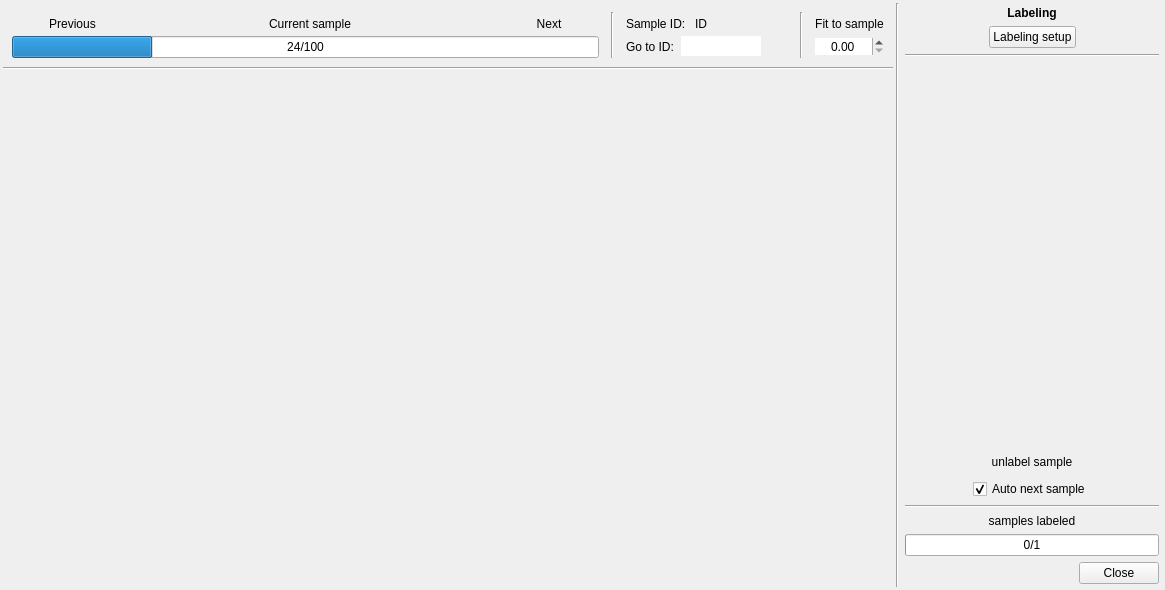
<?xml version="1.0" encoding="UTF-8"?>
<ui version="4.0">
 <class>Dialog</class>
 <widget class="QDialog" name="Dialog">
  <property name="geometry">
   <rect>
    <x>0</x>
    <y>0</y>
    <width>1165</width>
    <height>590</height>
   </rect>
  </property>
  <property name="windowTitle">
   <string>Response Design Window</string>
  </property>
  <layout class="QGridLayout" name="gridLayout">
   <property name="leftMargin">
    <number>0</number>
   </property>
   <property name="topMargin">
    <number>0</number>
   </property>
   <property name="rightMargin">
    <number>0</number>
   </property>
   <property name="bottomMargin">
    <number>0</number>
   </property>
   <property name="spacing">
    <number>0</number>
   </property>
   <item row="1" column="0" colspan="2">
    <widget class="QWidget" name="DialogContent" native="true">
     <layout class="QGridLayout" name="gridLayout_3">
      <property name="leftMargin">
       <number>3</number>
      </property>
      <property name="topMargin">
       <number>3</number>
      </property>
      <property name="rightMargin">
       <number>3</number>
      </property>
      <property name="bottomMargin">
       <number>3</number>
      </property>
      <property name="horizontalSpacing">
       <number>3</number>
      </property>
      <property name="verticalSpacing">
       <number>0</number>
      </property>
      <item row="0" column="0">
       <widget class="QWidget" name="widget_2" native="true">
        <property name="sizePolicy">
         <sizepolicy hsizetype="Preferred" vsizetype="Fixed">
          <horstretch>0</horstretch>
          <verstretch>0</verstretch>
         </sizepolicy>
        </property>
        <layout class="QGridLayout" name="gridLayout_2">
         <item row="0" column="2">
          <spacer name="horizontalSpacer_2">
           <property name="orientation">
            <enum>Qt::Horizontal</enum>
           </property>
           <property name="sizeType">
            <enum>QSizePolicy::Fixed</enum>
           </property>
           <property name="sizeHint" stdset="0">
            <size>
             <width>6</width>
             <height>20</height>
            </size>
           </property>
          </spacer>
         </item>
         <item row="0" column="1">
          <widget class="QWidget" name="widget_4" native="true">
           <layout class="QVBoxLayout" name="verticalLayout_3">
            <property name="spacing">
             <number>0</number>
            </property>
            <property name="leftMargin">
             <number>0</number>
            </property>
            <property name="topMargin">
             <number>0</number>
            </property>
            <property name="rightMargin">
             <number>0</number>
            </property>
            <property name="bottomMargin">
             <number>0</number>
            </property>
            <item>
             <widget class="QWidget" name="widget_7" native="true">
              <layout class="QHBoxLayout" name="horizontalLayout_3">
               <property name="leftMargin">
                <number>0</number>
               </property>
               <property name="topMargin">
                <number>0</number>
               </property>
               <property name="rightMargin">
                <number>0</number>
               </property>
               <property name="bottomMargin">
                <number>0</number>
               </property>
               <item>
                <widget class="QToolButton" name="previousSampleNotLabeled">
                 <property name="toolTip">
                  <string>Go to the previous sample not labeled</string>
                 </property>
                 <property name="text">
                  <string/>
                 </property>
                 <property name="icon">
                  <iconset>
                   <normaloff>:/plugins/AcATaMa/icons/previous_nc.svg</normaloff>:/plugins/AcATaMa/icons/previous_nc.svg</iconset>
                 </property>
                 <property name="toolButtonStyle">
                  <enum>Qt::ToolButtonTextBesideIcon</enum>
                 </property>
                 <property name="autoRaise">
                  <bool>true</bool>
                 </property>
                </widget>
               </item>
               <item>
                <widget class="QToolButton" name="previousSample">
                 <property name="toolTip">
                  <string>Go to the previous sample</string>
                 </property>
                 <property name="text">
                  <string>Previous</string>
                 </property>
                 <property name="icon">
                  <iconset>
                   <normaloff>:/plugins/AcATaMa/icons/previous.svg</normaloff>:/plugins/AcATaMa/icons/previous.svg</iconset>
                 </property>
                 <property name="toolButtonStyle">
                  <enum>Qt::ToolButtonTextBesideIcon</enum>
                 </property>
                 <property name="autoRaise">
                  <bool>true</bool>
                 </property>
                </widget>
               </item>
               <item>
                <widget class="QWidget" name="widget_11" native="true">
                 <layout class="QHBoxLayout" name="horizontalLayout_6">
                  <property name="leftMargin">
                   <number>0</number>
                  </property>
                  <property name="topMargin">
                   <number>0</number>
                  </property>
                  <property name="rightMargin">
                   <number>0</number>
                  </property>
                  <property name="bottomMargin">
                   <number>0</number>
                  </property>
                  <item>
                   <spacer name="horizontalSpacer_8">
                    <property name="orientation">
                     <enum>Qt::Horizontal</enum>
                    </property>
                    <property name="sizeHint" stdset="0">
                     <size>
                      <width>40</width>
                      <height>20</height>
                     </size>
                    </property>
                   </spacer>
                  </item>
                  <item>
                   <widget class="QToolButton" name="currentSample">
                    <property name="toolTip">
                     <string>Go to current sample</string>
                    </property>
                    <property name="text">
                     <string>Current sample</string>
                    </property>
                    <property name="icon">
                     <iconset>
                      <normaloff>:/plugins/AcATaMa/icons/go_to_sample.svg</normaloff>:/plugins/AcATaMa/icons/go_to_sample.svg</iconset>
                    </property>
                    <property name="toolButtonStyle">
                     <enum>Qt::ToolButtonTextBesideIcon</enum>
                    </property>
                    <property name="autoRaise">
                     <bool>true</bool>
                    </property>
                   </widget>
                  </item>
                  <item>
                   <widget class="QLabel" name="statusCurrentSample">
                    <property name="text">
                     <string/>
                    </property>
                   </widget>
                  </item>
                  <item>
                   <spacer name="horizontalSpacer_9">
                    <property name="orientation">
                     <enum>Qt::Horizontal</enum>
                    </property>
                    <property name="sizeHint" stdset="0">
                     <size>
                      <width>40</width>
                      <height>20</height>
                     </size>
                    </property>
                   </spacer>
                  </item>
                 </layout>
                </widget>
               </item>
               <item>
                <widget class="QToolButton" name="nextSample">
                 <property name="toolTip">
                  <string>Go to the next sample</string>
                 </property>
                 <property name="layoutDirection">
                  <enum>Qt::RightToLeft</enum>
                 </property>
                 <property name="text">
                  <string>Next</string>
                 </property>
                 <property name="icon">
                  <iconset>
                   <normaloff>:/plugins/AcATaMa/icons/next.svg</normaloff>:/plugins/AcATaMa/icons/next.svg</iconset>
                 </property>
                 <property name="toolButtonStyle">
                  <enum>Qt::ToolButtonTextBesideIcon</enum>
                 </property>
                 <property name="autoRaise">
                  <bool>true</bool>
                 </property>
                </widget>
               </item>
               <item>
                <widget class="QToolButton" name="nextSampleNotLabeled">
                 <property name="toolTip">
                  <string>Go to the next sample not labeled</string>
                 </property>
                 <property name="layoutDirection">
                  <enum>Qt::RightToLeft</enum>
                 </property>
                 <property name="icon">
                  <iconset>
                   <normaloff>:/plugins/AcATaMa/icons/next_nc.svg</normaloff>:/plugins/AcATaMa/icons/next_nc.svg</iconset>
                 </property>
                 <property name="toolButtonStyle">
                  <enum>Qt::ToolButtonTextBesideIcon</enum>
                 </property>
                 <property name="autoRaise">
                  <bool>true</bool>
                 </property>
                </widget>
               </item>
              </layout>
             </widget>
            </item>
            <item>
             <widget class="QProgressBar" name="QPBar_SamplesNavigation">
              <property name="sizePolicy">
               <sizepolicy hsizetype="Expanding" vsizetype="Fixed">
                <horstretch>0</horstretch>
                <verstretch>0</verstretch>
               </sizepolicy>
              </property>
              <property name="toolTip">
               <string>The sampling navigation bar (the order is random)</string>
              </property>
              <property name="value">
               <number>24</number>
              </property>
              <property name="format">
               <string>%v/%m</string>
              </property>
             </widget>
            </item>
           </layout>
          </widget>
         </item>
         <item row="0" column="11">
          <widget class="QWidget" name="widget_5" native="true">
           <layout class="QVBoxLayout" name="verticalLayout_4">
            <property name="spacing">
             <number>0</number>
            </property>
            <property name="leftMargin">
             <number>0</number>
            </property>
            <property name="topMargin">
             <number>0</number>
            </property>
            <property name="rightMargin">
             <number>0</number>
            </property>
            <property name="bottomMargin">
             <number>0</number>
            </property>
            <item>
             <widget class="QWidget" name="widget_15" native="true">
              <layout class="QHBoxLayout" name="horizontalLayout_8">
               <property name="spacing">
                <number>0</number>
               </property>
               <property name="leftMargin">
                <number>0</number>
               </property>
               <property name="topMargin">
                <number>0</number>
               </property>
               <property name="rightMargin">
                <number>0</number>
               </property>
               <property name="bottomMargin">
                <number>0</number>
               </property>
               <item>
                <widget class="QLabel" name="label_2">
                 <property name="text">
                  <string>Fit to sample</string>
                 </property>
                 <property name="alignment">
                  <set>Qt::AlignCenter</set>
                 </property>
                </widget>
               </item>
              </layout>
             </widget>
            </item>
            <item>
             <widget class="QWidget" name="widget_16" native="true">
              <layout class="QHBoxLayout" name="horizontalLayout_9">
               <property name="spacing">
                <number>0</number>
               </property>
               <property name="leftMargin">
                <number>0</number>
               </property>
               <property name="topMargin">
                <number>0</number>
               </property>
               <property name="rightMargin">
                <number>0</number>
               </property>
               <property name="bottomMargin">
                <number>0</number>
               </property>
               <item>
                <widget class="QDoubleSpinBox" name="radiusFitToSample">
                 <property name="frame">
                  <bool>false</bool>
                 </property>
                 <property name="alignment">
                  <set>Qt::AlignCenter</set>
                 </property>
                </widget>
               </item>
              </layout>
             </widget>
            </item>
           </layout>
          </widget>
         </item>
         <item row="0" column="3">
          <widget class="Line" name="line_5">
           <property name="orientation">
            <enum>Qt::Vertical</enum>
           </property>
          </widget>
         </item>
         <item row="0" column="7">
          <spacer name="horizontalSpacer_11">
           <property name="orientation">
            <enum>Qt::Horizontal</enum>
           </property>
           <property name="sizeType">
            <enum>QSizePolicy::Fixed</enum>
           </property>
           <property name="sizeHint" stdset="0">
            <size>
             <width>6</width>
             <height>20</height>
            </size>
           </property>
          </spacer>
         </item>
         <item row="0" column="4">
          <spacer name="horizontalSpacer">
           <property name="orientation">
            <enum>Qt::Horizontal</enum>
           </property>
           <property name="sizeType">
            <enum>QSizePolicy::Fixed</enum>
           </property>
           <property name="sizeHint" stdset="0">
            <size>
             <width>6</width>
             <height>20</height>
            </size>
           </property>
          </spacer>
         </item>
         <item row="0" column="10">
          <spacer name="horizontalSpacer_10">
           <property name="orientation">
            <enum>Qt::Horizontal</enum>
           </property>
           <property name="sizeType">
            <enum>QSizePolicy::Fixed</enum>
           </property>
           <property name="sizeHint" stdset="0">
            <size>
             <width>6</width>
             <height>20</height>
            </size>
           </property>
          </spacer>
         </item>
         <item row="0" column="8">
          <widget class="Line" name="line_6">
           <property name="orientation">
            <enum>Qt::Vertical</enum>
           </property>
          </widget>
         </item>
         <item row="0" column="5">
          <widget class="QWidget" name="widget_12" native="true">
           <layout class="QVBoxLayout" name="verticalLayout_6">
            <property name="spacing">
             <number>0</number>
            </property>
            <property name="leftMargin">
             <number>0</number>
            </property>
            <property name="topMargin">
             <number>0</number>
            </property>
            <property name="rightMargin">
             <number>0</number>
            </property>
            <property name="bottomMargin">
             <number>0</number>
            </property>
            <item>
             <widget class="QWidget" name="widget_13" native="true">
              <layout class="QHBoxLayout" name="horizontalLayout">
               <property name="spacing">
                <number>3</number>
               </property>
               <property name="leftMargin">
                <number>0</number>
               </property>
               <property name="topMargin">
                <number>0</number>
               </property>
               <property name="rightMargin">
                <number>0</number>
               </property>
               <property name="bottomMargin">
                <number>0</number>
               </property>
               <item>
                <widget class="QLabel" name="label_3">
                 <property name="toolTip">
                  <string>The sample ID is the number of identification of the points order in the sampling file.</string>
                 </property>
                 <property name="text">
                  <string>Sample ID: </string>
                 </property>
                </widget>
               </item>
               <item>
                <widget class="QLabel" name="Sample_ID">
                 <property name="text">
                  <string>ID</string>
                 </property>
                </widget>
               </item>
               <item>
                <widget class="QToolButton" name="QPBtn_OpenInGE">
                 <property name="toolTip">
                  <string>Open the current point in Google Earth (KML)</string>
                 </property>
                 <property name="text">
                  <string/>
                 </property>
                 <property name="icon">
                  <iconset>
                   <normaloff>:/plugins/AcATaMa/icons/open_in_ge.svg</normaloff>:/plugins/AcATaMa/icons/open_in_ge.svg</iconset>
                 </property>
                 <property name="autoRaise">
                  <bool>true</bool>
                 </property>
                </widget>
               </item>
              </layout>
             </widget>
            </item>
            <item>
             <widget class="QWidget" name="widget_14" native="true">
              <layout class="QHBoxLayout" name="horizontalLayout_7">
               <property name="spacing">
                <number>3</number>
               </property>
               <property name="leftMargin">
                <number>0</number>
               </property>
               <property name="topMargin">
                <number>0</number>
               </property>
               <property name="rightMargin">
                <number>0</number>
               </property>
               <property name="bottomMargin">
                <number>0</number>
               </property>
               <item>
                <widget class="QLabel" name="label_8">
                 <property name="text">
                  <string>Go to ID: </string>
                 </property>
                </widget>
               </item>
               <item>
                <widget class="QLineEdit" name="GoTo_ID">
                 <property name="sizePolicy">
                  <sizepolicy hsizetype="Minimum" vsizetype="Fixed">
                   <horstretch>0</horstretch>
                   <verstretch>0</verstretch>
                  </sizepolicy>
                 </property>
                 <property name="maximumSize">
                  <size>
                   <width>80</width>
                   <height>16777215</height>
                  </size>
                 </property>
                 <property name="toolTip">
                  <string>Enter the sample ID, it is the number of identification of the points order in the sampling file.</string>
                 </property>
                 <property name="maxLength">
                  <number>10</number>
                 </property>
                 <property name="frame">
                  <bool>false</bool>
                 </property>
                </widget>
               </item>
               <item>
                <widget class="QToolButton" name="GoTo_ID_Button">
                 <property name="toolTip">
                  <string>Go to ID set in the box</string>
                 </property>
                 <property name="text">
                  <string/>
                 </property>
                 <property name="icon">
                  <iconset>
                   <normaloff>:/plugins/AcATaMa/icons/go.svg</normaloff>:/plugins/AcATaMa/icons/go.svg</iconset>
                 </property>
                 <property name="autoRaise">
                  <bool>true</bool>
                 </property>
                </widget>
               </item>
              </layout>
             </widget>
            </item>
           </layout>
          </widget>
         </item>
        </layout>
       </widget>
      </item>
      <item row="0" column="1" rowspan="3">
       <widget class="Line" name="line_2">
        <property name="orientation">
         <enum>Qt::Vertical</enum>
        </property>
       </widget>
      </item>
      <item row="0" column="2" rowspan="3">
       <widget class="QWidget" name="widget_3" native="true">
        <property name="maximumSize">
         <size>
          <width>260</width>
          <height>16777215</height>
         </size>
        </property>
        <layout class="QVBoxLayout" name="verticalLayout">
         <property name="leftMargin">
          <number>3</number>
         </property>
         <property name="topMargin">
          <number>3</number>
         </property>
         <property name="rightMargin">
          <number>3</number>
         </property>
         <property name="bottomMargin">
          <number>3</number>
         </property>
         <item>
          <widget class="QLabel" name="label_4">
           <property name="font">
            <font>
             <weight>75</weight>
             <bold>true</bold>
            </font>
           </property>
           <property name="text">
            <string>Labeling</string>
           </property>
           <property name="alignment">
            <set>Qt::AlignCenter</set>
           </property>
          </widget>
         </item>
         <item>
          <widget class="QWidget" name="widget_6" native="true">
           <layout class="QHBoxLayout" name="horizontalLayout_2">
            <property name="leftMargin">
             <number>0</number>
            </property>
            <property name="topMargin">
             <number>0</number>
            </property>
            <property name="rightMargin">
             <number>0</number>
            </property>
            <property name="bottomMargin">
             <number>0</number>
            </property>
            <item>
             <spacer name="horizontalSpacer_3">
              <property name="orientation">
               <enum>Qt::Horizontal</enum>
              </property>
              <property name="sizeHint" stdset="0">
               <size>
                <width>40</width>
                <height>20</height>
               </size>
              </property>
             </spacer>
            </item>
            <item>
             <widget class="QPushButton" name="QPBtn_LabelingSetup">
              <property name="toolTip">
               <string>Set the labeling buttons to label the samples</string>
              </property>
              <property name="text">
               <string>Labeling setup</string>
              </property>
              <property name="autoDefault">
               <bool>false</bool>
              </property>
              <property name="flat">
               <bool>false</bool>
              </property>
             </widget>
            </item>
            <item>
             <spacer name="horizontalSpacer_6">
              <property name="orientation">
               <enum>Qt::Horizontal</enum>
              </property>
              <property name="sizeHint" stdset="0">
               <size>
                <width>40</width>
                <height>20</height>
               </size>
              </property>
             </spacer>
            </item>
           </layout>
          </widget>
         </item>
         <item>
          <widget class="Line" name="line_3">
           <property name="orientation">
            <enum>Qt::Horizontal</enum>
           </property>
          </widget>
         </item>
         <item>
          <widget class="QScrollArea" name="scrollArea">
           <property name="frameShape">
            <enum>QFrame::NoFrame</enum>
           </property>
           <property name="frameShadow">
            <enum>QFrame::Plain</enum>
           </property>
           <property name="lineWidth">
            <number>0</number>
           </property>
           <property name="horizontalScrollBarPolicy">
            <enum>Qt::ScrollBarAlwaysOff</enum>
           </property>
           <property name="widgetResizable">
            <bool>true</bool>
           </property>
           <widget class="QWidget" name="scrollAreaWidgetContents">
            <property name="geometry">
             <rect>
              <x>0</x>
              <y>0</y>
              <width>254</width>
              <height>274</height>
             </rect>
            </property>
            <layout class="QVBoxLayout" name="verticalLayout_5">
             <property name="leftMargin">
              <number>0</number>
             </property>
             <property name="topMargin">
              <number>0</number>
             </property>
             <property name="rightMargin">
              <number>0</number>
             </property>
             <property name="bottomMargin">
              <number>0</number>
             </property>
             <item>
              <layout class="QGridLayout" name="Grid_LabelingButtons">
               <property name="leftMargin">
                <number>0</number>
               </property>
               <property name="topMargin">
                <number>0</number>
               </property>
               <property name="rightMargin">
                <number>0</number>
               </property>
               <property name="bottomMargin">
                <number>0</number>
               </property>
              </layout>
             </item>
             <item>
              <spacer name="verticalSpacer">
               <property name="orientation">
                <enum>Qt::Vertical</enum>
               </property>
               <property name="sizeHint" stdset="0">
                <size>
                 <width>40</width>
                 <height>20</height>
                </size>
               </property>
              </spacer>
             </item>
            </layout>
           </widget>
          </widget>
         </item>
         <item>
          <spacer name="horizontalSpacer_4">
           <property name="orientation">
            <enum>Qt::Horizontal</enum>
           </property>
           <property name="sizeType">
            <enum>QSizePolicy::Fixed</enum>
           </property>
           <property name="sizeHint" stdset="0">
            <size>
             <width>320</width>
             <height>0</height>
            </size>
           </property>
          </spacer>
         </item>
         <item>
          <widget class="QPushButton" name="QPBtn_unlabelSampleButton">
           <property name="styleSheet">
            <string notr="true">color: &quot;gray&quot;;</string>
           </property>
           <property name="text">
            <string>unlabel sample</string>
           </property>
           <property name="flat">
            <bool>true</bool>
           </property>
          </widget>
         </item>
         <item>
          <widget class="QWidget" name="widget" native="true">
           <layout class="QHBoxLayout" name="horizontalLayout_4">
            <property name="leftMargin">
             <number>0</number>
            </property>
            <property name="topMargin">
             <number>0</number>
            </property>
            <property name="rightMargin">
             <number>0</number>
            </property>
            <property name="bottomMargin">
             <number>0</number>
            </property>
            <item>
             <spacer name="horizontalSpacer_5">
              <property name="orientation">
               <enum>Qt::Horizontal</enum>
              </property>
              <property name="sizeHint" stdset="0">
               <size>
                <width>40</width>
                <height>20</height>
               </size>
              </property>
             </spacer>
            </item>
            <item>
             <widget class="QCheckBox" name="autoNextSample">
              <property name="toolTip">
               <string>Automatically follows the next sample after clasify the current sample</string>
              </property>
              <property name="text">
               <string>Auto next sample</string>
              </property>
              <property name="checked">
               <bool>true</bool>
              </property>
             </widget>
            </item>
            <item>
             <spacer name="horizontalSpacer_7">
              <property name="orientation">
               <enum>Qt::Horizontal</enum>
              </property>
              <property name="sizeHint" stdset="0">
               <size>
                <width>40</width>
                <height>20</height>
               </size>
              </property>
             </spacer>
            </item>
           </layout>
          </widget>
         </item>
         <item>
          <widget class="Line" name="line_4">
           <property name="orientation">
            <enum>Qt::Horizontal</enum>
           </property>
          </widget>
         </item>
         <item>
          <widget class="QLabel" name="label_6">
           <property name="text">
            <string>samples labeled</string>
           </property>
           <property name="alignment">
            <set>Qt::AlignCenter</set>
           </property>
          </widget>
         </item>
         <item>
          <widget class="QProgressBar" name="QPBar_LabelingStatus">
           <property name="toolTip">
            <string>labeled / total</string>
           </property>
           <property name="minimum">
            <number>0</number>
           </property>
           <property name="maximum">
            <number>1</number>
           </property>
           <property name="value">
            <number>0</number>
           </property>
           <property name="format">
            <string>%v/%m</string>
           </property>
          </widget>
         </item>
         <item>
          <widget class="QDialogButtonBox" name="closeButton">
           <property name="standardButtons">
            <set>QDialogButtonBox::Close</set>
           </property>
          </widget>
         </item>
        </layout>
       </widget>
      </item>
      <item row="1" column="0">
       <widget class="Line" name="line">
        <property name="orientation">
         <enum>Qt::Horizontal</enum>
        </property>
       </widget>
      </item>
      <item row="2" column="0">
       <widget class="QWidget" name="widget_view_windows" native="true">
        <layout class="QVBoxLayout" name="verticalLayout_20">
         <property name="spacing">
          <number>0</number>
         </property>
         <property name="leftMargin">
          <number>0</number>
         </property>
         <property name="topMargin">
          <number>0</number>
         </property>
         <property name="rightMargin">
          <number>0</number>
         </property>
         <property name="bottomMargin">
          <number>0</number>
         </property>
        </layout>
       </widget>
      </item>
     </layout>
    </widget>
   </item>
   <item row="0" column="0" colspan="2">
    <widget class="QgsMessageBar" name="MsgBar">
     <property name="sizePolicy">
      <sizepolicy hsizetype="Minimum" vsizetype="Fixed">
       <horstretch>0</horstretch>
       <verstretch>0</verstretch>
      </sizepolicy>
     </property>
     <property name="frameShape">
      <enum>QFrame::NoFrame</enum>
     </property>
     <property name="lineWidth">
      <number>0</number>
     </property>
    </widget>
   </item>
  </layout>
 </widget>
 <customwidgets>
  <customwidget>
   <class>QgsMessageBar</class>
   <extends>QFrame</extends>
   <header>qgis.gui</header>
   <container>1</container>
  </customwidget>
 </customwidgets>
 <resources/>
 <connections>
  <connection>
   <sender>closeButton</sender>
   <signal>rejected()</signal>
   <receiver>Dialog</receiver>
   <slot>reject()</slot>
   <hints>
    <hint type="sourcelabel">
     <x>1315</x>
     <y>821</y>
    </hint>
    <hint type="destinationlabel">
     <x>1478</x>
     <y>651</y>
    </hint>
   </hints>
  </connection>
 </connections>
</ui>
